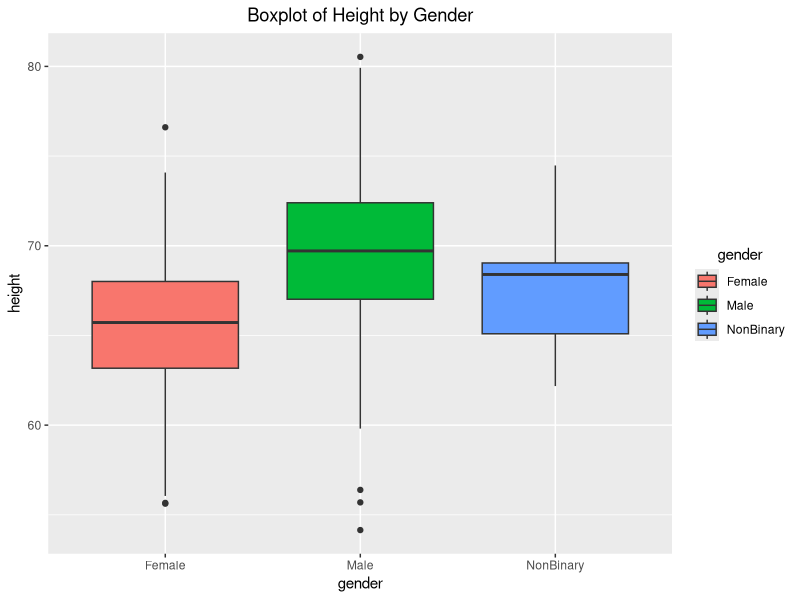
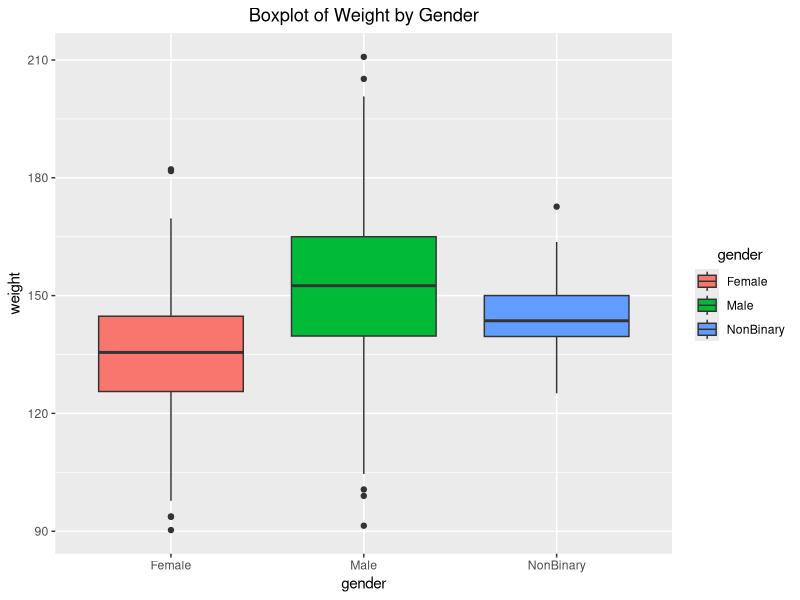
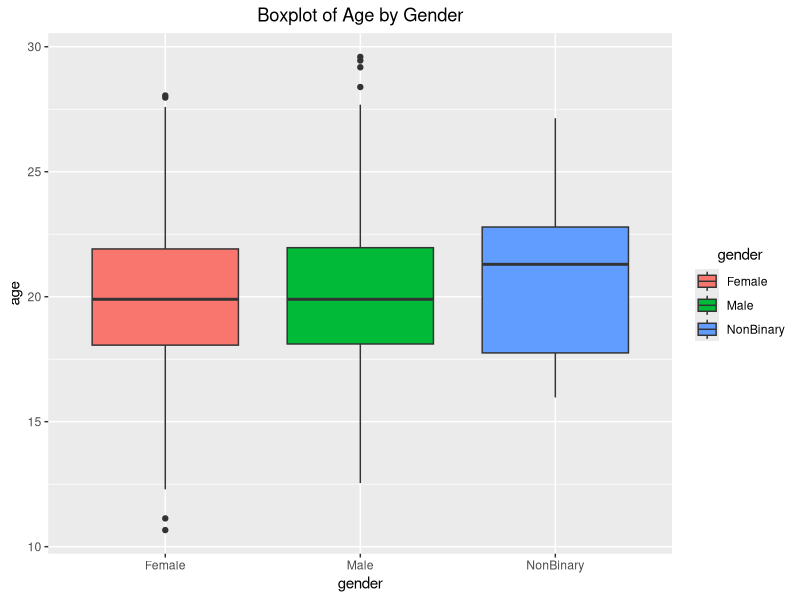
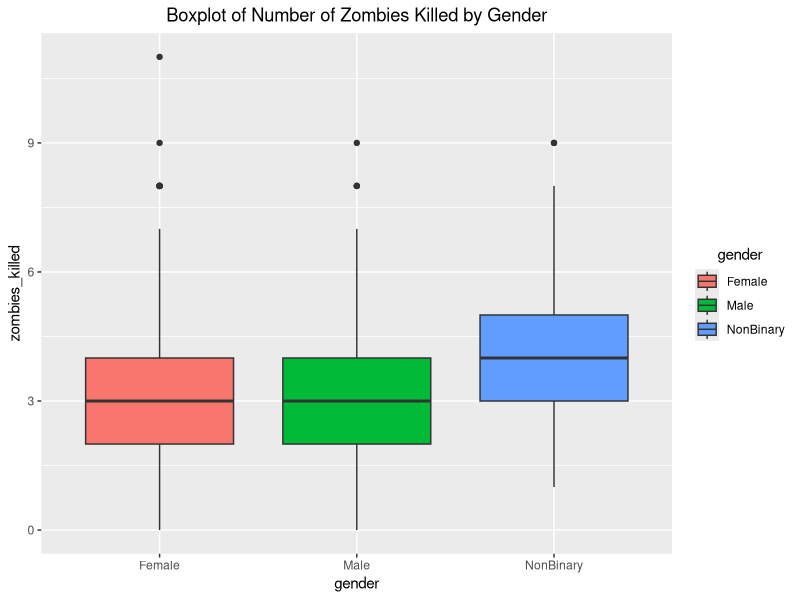
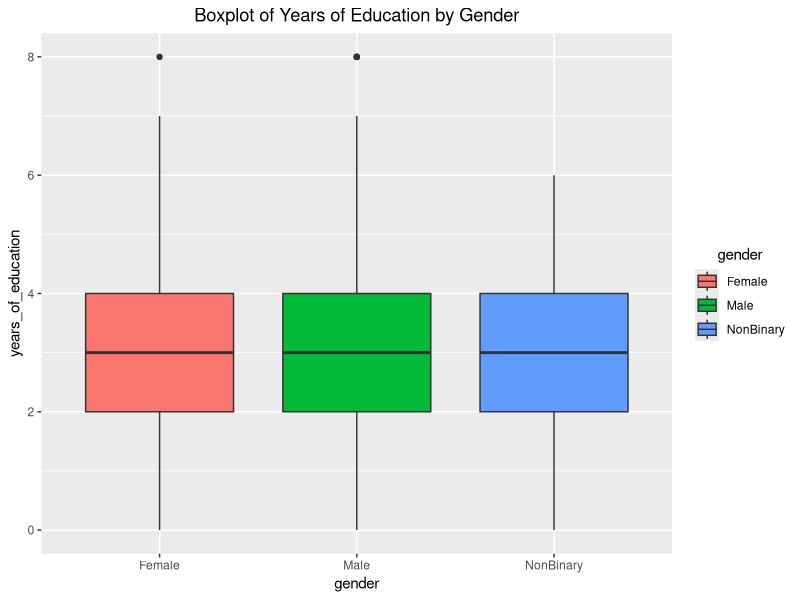
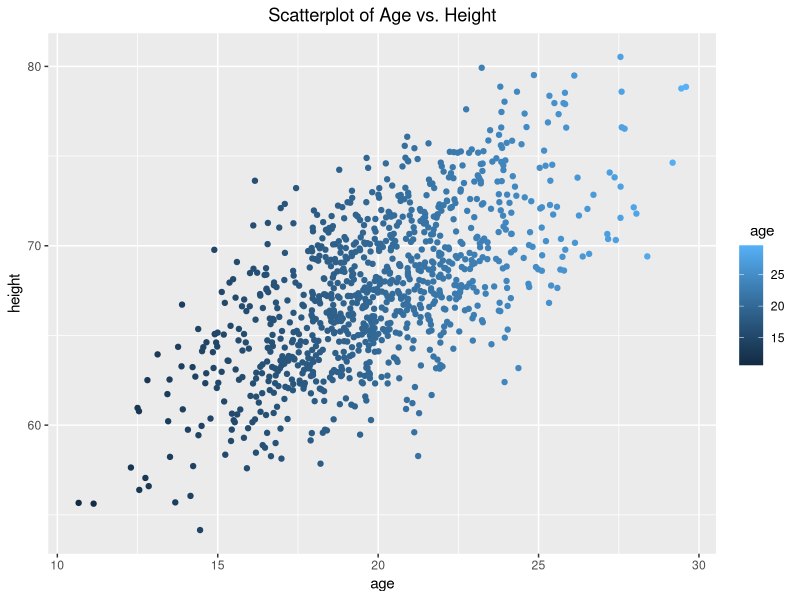
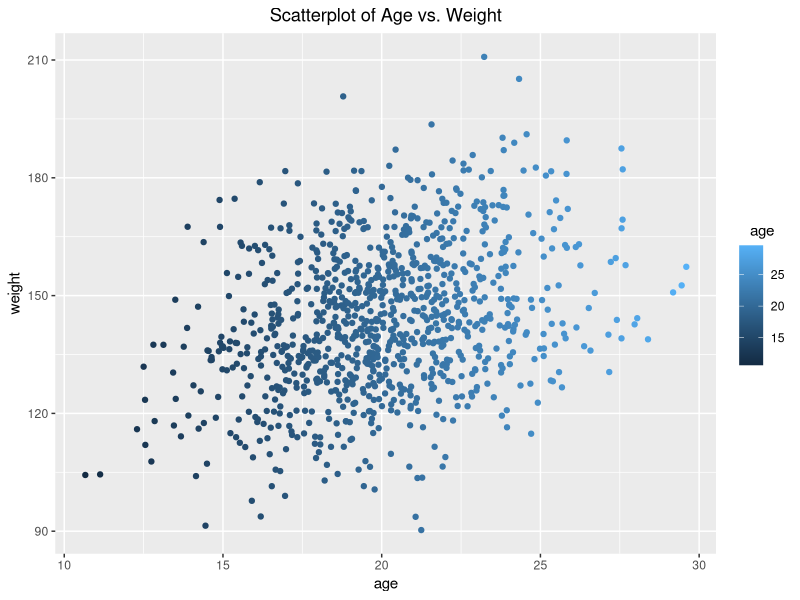
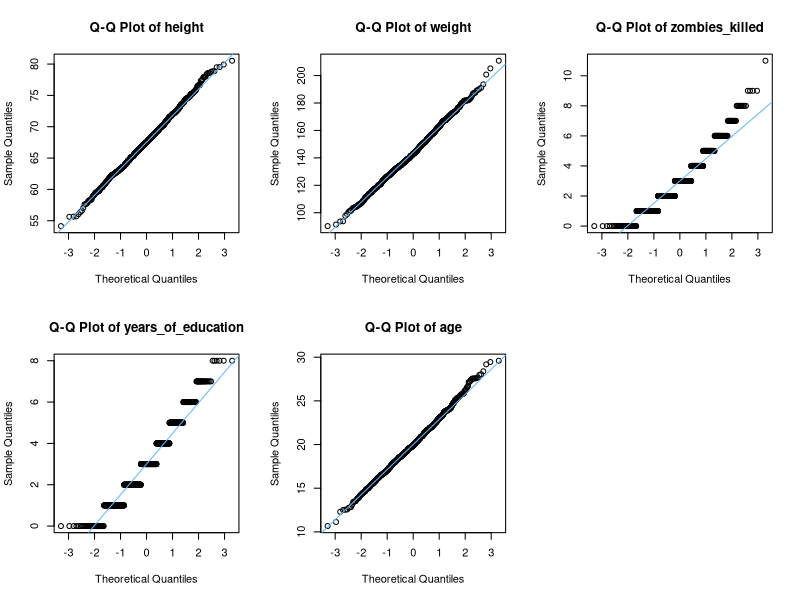

Recreate these plots in R, in order.
## ---- chunk 1
knitr::opts_chunk$set(echo = TRUE)
## ---- chunk 2
f <- "~/Documents/AN588-Fall2023/AN588_Zombies_jmartin6/AN588_Zombies_jmartin6"
#AM: I believe this only works with tab separated data(txt, or tsv). Also this does not work on my computer because the path/location of the file is not the same and you're pulling it from your local storage. had to change this for it to work for me.
## ---- chunk 3
# Load the data from the CSV file
f <- read.csv("zombies.csv") #AM: This isn't working on my end. I had to change this to read variable "f"
# Create a population SD function
pop_sd <- function (data, mean) { 
  sqrt(sum((data-mean)^2)/length(data))
}
# Generate the means and standard deviation for each variable
#AM: I also used a function, but I only place the vector as my input and calculated the mean inside the function to make it easier and more efficient
mean_height <- mean(f$height)
print(mean_height)
(height_sd<-pop_sd(f$age, mean_height)) #AM: There is an error here, you're pulling on the age vector to computate height_sd
mean_weight <- mean(f$weight)
print(mean_weight)
(weight_sd<-pop_sd(f$weight, mean_weight))
mean_age <- mean(f$age)
print(mean_age)
(age_sd<-pop_sd(f$age, mean_age))
mean_zombies_killed <- mean(f$zombies_killed)
print(mean_zombies_killed)
(zombies_killed_sd<-pop_sd(f$zombies_killed, mean_zombies_killed))
mean_years_of_education <- mean(f$years_of_education)
print(mean_years_of_education)
(years_of_education_sd<-pop_sd(f$years_of_education, mean_years_of_education))
## ---- chunk 4
# Load the ggplot library
library(ggplot2)
# Boxplot for height
ggplot(f, aes(x = gender, y = height, fill = gender)) + #Add color
  geom_boxplot() +
  labs(title = "Boxplot of Height by Gender") +
  theme(plot.title = element_text(hjust = 0.5)) + # Center the title
  theme(legend.title.align=0.5) # Center the legend title
 
# Boxplot for weight
ggplot(f, aes(x = gender, y = weight, fill = gender)) +
  geom_boxplot() +
  labs(title = "Boxplot of Weight by Gender") +
  theme(plot.title = element_text(hjust = 0.5)) + 
  theme(legend.title.align=0.5) 

# Boxplot for age
ggplot(f, aes(x = gender, y = age, fill = gender)) +
  geom_boxplot() +
  labs(title = "Boxplot of Age by Gender") +
  theme(plot.title = element_text(hjust = 0.5)) + 
  theme(legend.title.align=0.5) 
  
# Boxplot for number of zombies killed
ggplot(f, aes(x = gender, y = zombies_killed, fill = gender)) +
  geom_boxplot() +
  labs(title = "Boxplot of Number of Zombies Killed by Gender") +
  theme(plot.title = element_text(hjust = 0.5)) +
  theme(legend.title.align=0.5) 
  
# Boxplot for years of education
ggplot(f, aes(x = gender, y = years_of_education, fill = gender)) +
  geom_boxplot() +
  labs(title = "Boxplot of Years of Education by Gender") +
  theme(plot.title = element_text(hjust = 0.5)) +
  theme(legend.title.align=0.5) 
## ---- chunk 5

# Load the data from the CSV file
f <- read.csv("zombies.csv") #AM: I'm not familiar with the method of loading the file the way you did, but I dont believe assigning "f"  as the read csv s necesary for every new chunk

# Scatterplot of age vs. height
ggplot(f, aes(x = age, y = height, color = age)) + #Add color
  geom_point() +
  labs(title = "Scatterplot of Age vs. Height")+
  theme(plot.title = element_text(hjust = 0.5)) + # Center the title
  theme(legend.title.align=0.5) # Center the legend title

# Scatterplot of age vs. weight
ggplot(f, aes(x = age, y = weight, color = age)) +
  geom_point() +
  labs(title = "Scatterplot of Age vs. Weight")+
  theme(plot.title = element_text(hjust = 0.5)) +
  theme(legend.title.align=0.5) 
## ---- chunk 6
# Load the data from the CSV file
f <- read.csv("zombies.csv")

# Input variables to create Q-Q plots
variables_to_plot <- c("height", "weight", "zombies_killed", "years_of_education", "age")

# Create Q-Q plots for each variable with variable names on the x-axis
par(mfrow = c(2, 3))  # Arrange plots in a 2x3 grid

for (variable_name in variables_to_plot) {
  # Create a Q-Q plot for each variable
  qqnorm(f[[variable_name]], main = paste("Q-Q Plot of", variable_name))
  qqline(f[[variable_name]], col = "steelblue1")
}

# Load the data from the CSV file
data <- read.csv("zombies.csv")

# Input variables to create histograms 
variables_to_plot <- c("height", "weight", "age", "zombies_killed", "years_of_education")

par(mfrow = c(2, 3))  # Arrange plots in a 2x3 grid

for (variable_name in variables_to_plot) {
  # Create a histogram for each variable
  hist(data[[variable_name]], col = "royalblue4", main = paste("Histogram of", variable_name), xlab = variable_name)

}  
#AM: this doesn't work on my end I get the error "y is empty or has only NAs". I tried changing a few things but I'm not sure how to fix it for myself. Theoretically your code makes sense, I did it relatively the same way as you.
## ---- chunk 7
s <- sample(f$height, size = 30, replace = FALSE) 
m <- mean(s)
m
sd <- sd(s)
sd
sem <- sd(s)/sqrt(length(s)) #AM: Using sd finds the sample standard deviation, so you found the sample sd of the sample. Use you pop_sd function here to find the sd of this sample of 30
sem
lower <- m - qnorm(1 - 0.05/2) * sem  # (1-alpha)/2 each in the upper and lower tails of the distribution
upper <- m + qnorm(1 - 0.05/2) * sem  # (1-alpha)/2 each in the upper and lower tails of the distribution
ci <- c(lower, upper)
ci
#AM: I like this way of doing it. I enjoyed making functions so much I made an entire fucntion without using qqnorm to find ci :/
## ---- chunk 8
s <- sample(f$weight, size = 30, replace = FALSE)
m <- mean(s)
m
sd <- sd(s)
sd
sem <- sd(s)/sqrt(length(s))
sem
lower <- m - qnorm(1 - 0.05/2) * sem  # (1-alpha)/2 each in the upper and lower tails of the distribution
upper <- m + qnorm(1 - 0.05/2) * sem  # (1-alpha)/2 each in the upper and lower tails of the distribution
ci <- c(lower, upper)
ci
## ---- chunk 9
s <- sample(f$age, size = 30, replace = FALSE)
m <- mean(s)
m
sd <- sd(s)
sd
sem <- sd(s)/sqrt(length(s))
sem
lower <- m - qnorm(1 - 0.05/2) * sem  # (1-alpha)/2 each in the upper and lower tails of the distribution
upper <- m + qnorm(1 - 0.05/2) * sem  # (1-alpha)/2 each in the upper and lower tails of the distribution
ci <- c(lower, upper)
ci
## ---- chunk 10
s <- sample(f$zombies_killed, size = 30, replace = FALSE, prob = NULL)
m <- mean(s)
m
sd <- sd(s)
sd
sem <- sd(s)/sqrt(length(s))
sem
set <- NULL  # sets up a dummy variable to hold our 1000 simulations
n <- 30 
for (i in 1:1000) {
    set[i] <- mean(sample(s, n, replace = TRUE))
}

quantile(set)

quantile(set, c(0.025, 0.975)) # Confidence Intervals by Bootstrapping

poisson.test(length(s), conf.level = 0.95) # Confidence Intervals by a Poisson Test
## ---- chunk 11
s <- sample(f$years_of_education, size = 30, replace = FALSE)
m <- mean(s)
m
sd <- sd(s)
sd
sem <- sd(s)/sqrt(length(s)) #alternatively you can use sd since its a preset variable
sem
set <- NULL  # sets up a dummy variable to hold our 1000 simulations
n <- 30
for (i in 1:100) {
    set[i] <- mean(sample(s, n, replace = TRUE))
}

quantile(set)

quantile(set, c(0.025, 0.975)) # Confidence Intervals by Bootstrapping

poisson.test(length(s), conf.level = 0.95) # Confidence Intervals by a Poisson Test
## ---- chunk 12
x <- NULL # dummy variable to hold each sample
for (i in 1:100) {
    sample_data <- sample(f$height, size = 30, replace = FALSE, prob = NULL)
    x[i] <- mean(sample_data)
}

mean_height <- mean(x)
print (mean_height)
sd_height <- sd(x)
print (sd_height)
par(mfrow = c(2, 3))  # Arrange plots in a 2x3 grid
hist(x, main = "Height (100 samples)", xlab = "Height", col = "royalblue4")

x <- NULL
for (i in 1:100) {
    sample_data <- sample(f$weight, size = 30, replace = FALSE, prob = NULL)
    x[i] <- mean(sample_data)
}

mean_weight <- mean(x)
print (mean_weight)
sd_weight <- sd(x)
print (sd_weight)
hist(x, main = "Weight (100 samples)", xlab = "Weight", col = "royalblue4")

x <- NULL
for (i in 1:100) {
    sample_data <- sample(f$age, size = 30, replace = FALSE, prob = NULL)
    x[i] <- mean(sample_data)
}

mean_age <- mean(x)
print (mean_age)
sd_age <- sd(x)
print (sd_age)
hist(x, main = "Age (100 samples)", xlab = "Age", col = "royalblue4")

x <- NULL
for (i in 1:100) {
    sample_data <- sample(f$zombies_killed, size = 30, replace = FALSE, prob = NULL)
    x[i] <- mean(sample_data)
}

mean_zombies_killed <- mean(x)
print (mean_zombies_killed)
sd_zombies_killed <- sd(x)
print (sd_zombies_killed)
hist(x, main = "Zombies Killed (100 samples)", xlab = "Zombies Killed", col = "royalblue4")

x <- NULL
for (i in 1:100) {
    sample_data <- sample(f$years_of_education, size = 30, replace = FALSE, prob = NULL)
    x[i] <- mean(sample_data)
}

mean_years_of_education <- mean(x)
print (mean_years_of_education)
sd_years_of_education <- sd(x)
print (sd_years_of_education)
hist(x, main = "Years of Education (100 samples)", xlab = "Years of Education", col = "royalblue4")
